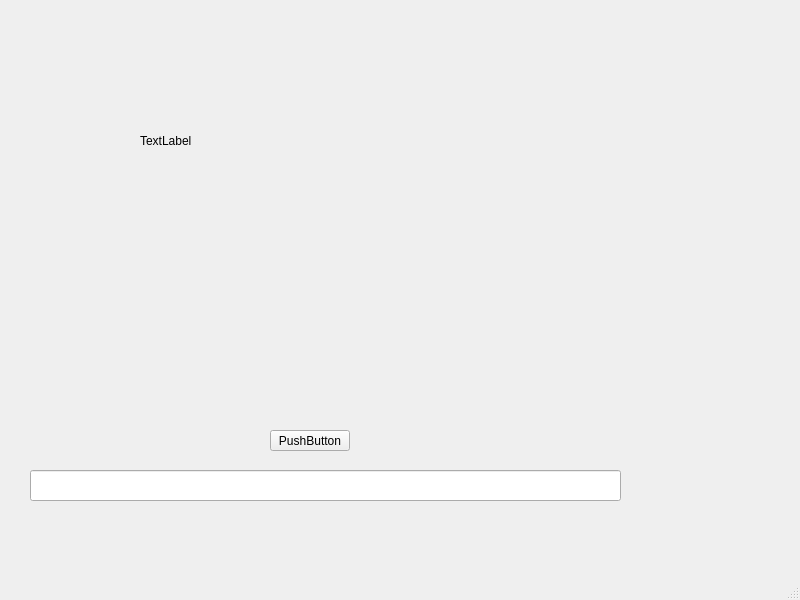
<?xml version="1.0" encoding="UTF-8"?>
<ui version="4.0">
 <class>MainWindow</class>
 <widget class="QMainWindow" name="MainWindow">
  <property name="geometry">
   <rect>
    <x>0</x>
    <y>0</y>
    <width>800</width>
    <height>600</height>
   </rect>
  </property>
  <property name="windowTitle">
   <string>MainWindow</string>
  </property>
  <widget class="QWidget" name="centralwidget">
   <widget class="QLabel" name="label">
    <property name="geometry">
     <rect>
      <x>140</x>
      <y>60</y>
      <width>351</width>
      <height>161</height>
     </rect>
    </property>
    <property name="text">
     <string>TextLabel</string>
    </property>
   </widget>
   <widget class="QLineEdit" name="lineEdit">
    <property name="geometry">
     <rect>
      <x>30</x>
      <y>470</y>
      <width>591</width>
      <height>31</height>
     </rect>
    </property>
   </widget>
   <widget class="QPushButton" name="pushButton">
    <property name="geometry">
     <rect>
      <x>270</x>
      <y>430</y>
      <width>80</width>
      <height>21</height>
     </rect>
    </property>
    <property name="text">
     <string>PushButton</string>
    </property>
   </widget>
  </widget>
  <widget class="QMenuBar" name="menubar">
   <property name="geometry">
    <rect>
     <x>0</x>
     <y>0</y>
     <width>800</width>
     <height>20</height>
    </rect>
   </property>
  </widget>
  <widget class="QStatusBar" name="statusbar"/>
 </widget>
 <resources/>
 <connections/>
</ui>
